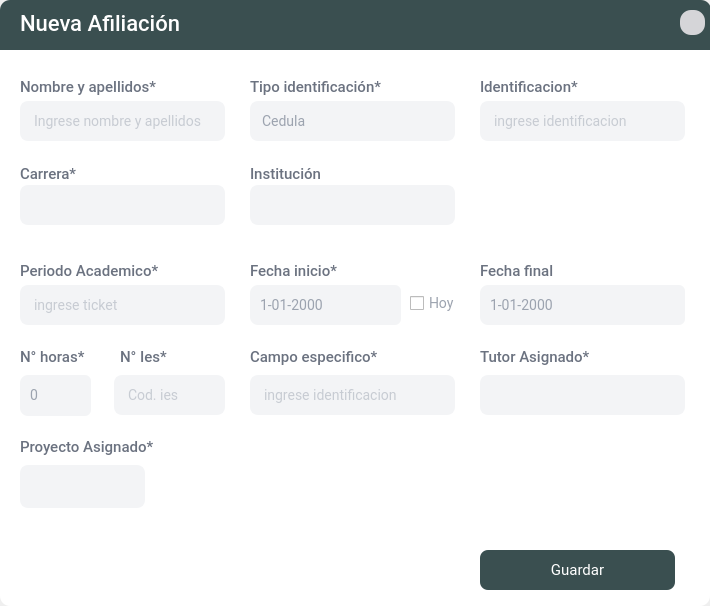
<?xml version="1.0" encoding="UTF-8"?>
<ui version="4.0">
 <class>NuevaVinculacion</class>
 <widget class="QDialog" name="NuevaVinculacion">
  <property name="geometry">
   <rect>
    <x>0</x>
    <y>0</y>
    <width>710</width>
    <height>606</height>
   </rect>
  </property>
  <property name="minimumSize">
   <size>
    <width>600</width>
    <height>500</height>
   </size>
  </property>
  <property name="maximumSize">
   <size>
    <width>800</width>
    <height>800</height>
   </size>
  </property>
  <property name="windowTitle">
   <string>Vinculación</string>
  </property>
  <property name="windowIcon">
   <iconset>
    <normaloff>:/prefijoNuevo/logo.png</normaloff>:/prefijoNuevo/logo.png</iconset>
  </property>
  <property name="styleSheet">
   <string notr="true"/>
  </property>
  <layout class="QGridLayout" name="gridLayout">
   <property name="leftMargin">
    <number>0</number>
   </property>
   <property name="topMargin">
    <number>0</number>
   </property>
   <property name="rightMargin">
    <number>0</number>
   </property>
   <property name="bottomMargin">
    <number>0</number>
   </property>
   <property name="spacing">
    <number>0</number>
   </property>
   <item row="0" column="0">
    <widget class="QFrame" name="frame">
     <property name="styleSheet">
      <string notr="true">#frame{background-color:white;border-radius:10px}

QPushButton{
font-family: Roboto;
font-style: normal;
font-weight: normal;
font-size: 15px;
letter-spacing: 0.02em;
color:white;
padding:8px;
background: #54BFC9;
border-radius: 8px;}

QPushButton:hover{background: #439CA8;
border-radius: 8px; }
</string>
     </property>
     <property name="frameShape">
      <enum>QFrame::NoFrame</enum>
     </property>
     <property name="frameShadow">
      <enum>QFrame::Plain</enum>
     </property>
     <widget class="QFrame" name="frame_2">
      <property name="geometry">
       <rect>
        <x>10</x>
        <y>65</y>
        <width>691</width>
        <height>471</height>
       </rect>
      </property>
      <property name="minimumSize">
       <size>
        <width>0</width>
        <height>0</height>
       </size>
      </property>
      <property name="styleSheet">
       <string notr="true">#frame_2{
	
	background-color: rgb(255, 255, 255);
}

QLabel{
font-family: Roboto;
font-style: normal;
font-weight: 450;
font-size: 15px;
letter-spacing: 0.02em;
color: #6B7280;}


QLineEdit{
font-family: Roboto;
font-style: normal;
font-weight: normal;
font-size: 14px;
letter-spacing: 0.02em;
background: #F3F4F6;
border: 2px solid #F3F4F6;
border-radius: 8px;
color:#9CA3AF;
padding:10px}

QLineEdit::focus{
background: #FFFFFF;
border: 2px solid #344647;
border-radius: 8px;
}



/* COMBOBOX */

QComboBox{
font-family: Roboto;
font-style: normal;
font-weight: normal;
font-size: 14px;
letter-spacing: 0.02em;
background: #F3F4F6;
color:#9CA3AF;
border-radius:8px;
padding:10px;
combobox-popup: 0;
border: 2px solid #F3F4F6;

}


QComboBox::drop-down
{
    width: 20px;
    border-left-width: 1px;
	padding: 10px 10px 10px 20px;
 }


QComboBox QAbstractItemView {
	color:#9CA3AF;
	font-size:14px;
	background-color: #F3F4F6;
	selection-background-color:#344647;
	selection-color:#ffffff;
	outline: 0px;
   border: 1px solid #344647;
 border-radius:8px;
padding:10px
}



QComboBox::down-arrow
{
	image: url(:/menu/contraerabajo.png);
     width: 11px;
     height: 11px;
}

QComboBox::focus{
background: #FFFFFF;
border: 2px solid #344647;
border-radius: 8px;
}





/* PLANTEXT*/
QPlainTextEdit{
font-family: Roboto;
font-style: normal;
font-weight: normal;
font-size: 14px;
letter-spacing: 0.02em;
background: #F3F4F6;
border: 2px solid #F3F4F6;
border-radius: 8px;
color:#9CA3AF;
padding:10px}

QPlainTextEdit::focus{
background: #FFFFFF;
border: 2px solid #344647;
border-radius: 8px;
}


QCheckBox{font-family: Roboto;
font-style: normal;
font-weight: normal;
font-size: 14px;
color:#9CA3AF}


/*SPINBOX*/
QSpinBox{
font-family: Roboto;
font-style: normal;
font-weight: normal;
font-size: 14px;
letter-spacing: 0.02em;
background: #F3F4F6;
color:#9CA3AF;
padding:8px;
border-radius:8px; }

QSpinBox::up-button {
min-width: 25px; min-height: 12px; background-color: #F3F4F6; 
border-radius: 6px;}

QSpinBox::down-button {
min-width: 25px; min-height: 12px; background-color: #F3F4F6; 
border-radius: 6px;}

QSpinBox::up-arrow{
	image: url(:/menu/contraerarriba.png);
     width: 11px;
     height: 11px;
}

QSpinBox::down-arrow{
	image: url(:/menu/contraerabajo.png);
     width:11px;
     height: 11px;}

QSpinBox::focus{
background: #FFFFFF;
border: 2px solid #344647;
border-radius: 8px;
}



</string>
      </property>
      <property name="frameShape">
       <enum>QFrame::NoFrame</enum>
      </property>
      <property name="frameShadow">
       <enum>QFrame::Raised</enum>
      </property>
      <widget class="QLabel" name="lbl5">
       <property name="geometry">
        <rect>
         <x>10</x>
         <y>280</y>
         <width>101</width>
         <height>21</height>
        </rect>
       </property>
       <property name="styleSheet">
        <string notr="true"/>
       </property>
       <property name="text">
        <string>N° horas*</string>
       </property>
       <property name="alignment">
        <set>Qt::AlignBottom|Qt::AlignLeading|Qt::AlignLeft</set>
       </property>
      </widget>
      <widget class="QLineEdit" name="line_nombreapellidos">
       <property name="enabled">
        <bool>true</bool>
       </property>
       <property name="geometry">
        <rect>
         <x>10</x>
         <y>36</y>
         <width>205</width>
         <height>40</height>
        </rect>
       </property>
       <property name="styleSheet">
        <string notr="true"/>
       </property>
       <property name="maxLength">
        <number>30</number>
       </property>
       <property name="frame">
        <bool>true</bool>
       </property>
       <property name="alignment">
        <set>Qt::AlignLeading|Qt::AlignLeft|Qt::AlignVCenter</set>
       </property>
       <property name="placeholderText">
        <string>Ingrese nombre y apellidos</string>
       </property>
      </widget>
      <widget class="QLabel" name="lbl11">
       <property name="geometry">
        <rect>
         <x>10</x>
         <y>10</y>
         <width>171</width>
         <height>21</height>
        </rect>
       </property>
       <property name="styleSheet">
        <string notr="true"/>
       </property>
       <property name="text">
        <string>Nombre y apellidos*</string>
       </property>
       <property name="alignment">
        <set>Qt::AlignBottom|Qt::AlignLeading|Qt::AlignLeft</set>
       </property>
      </widget>
      <widget class="QLabel" name="lbl9">
       <property name="geometry">
        <rect>
         <x>10</x>
         <y>97</y>
         <width>81</width>
         <height>21</height>
        </rect>
       </property>
       <property name="styleSheet">
        <string notr="true"/>
       </property>
       <property name="text">
        <string>Carrera*</string>
       </property>
       <property name="alignment">
        <set>Qt::AlignBottom|Qt::AlignLeading|Qt::AlignLeft</set>
       </property>
      </widget>
      <widget class="QComboBox" name="cbox_carrera">
       <property name="geometry">
        <rect>
         <x>10</x>
         <y>120</y>
         <width>205</width>
         <height>40</height>
        </rect>
       </property>
       <property name="cursor">
        <cursorShape>PointingHandCursor</cursorShape>
       </property>
       <property name="styleSheet">
        <string notr="true"/>
       </property>
      </widget>
      <widget class="QLabel" name="label_95">
       <property name="geometry">
        <rect>
         <x>10</x>
         <y>190</y>
         <width>161</width>
         <height>31</height>
        </rect>
       </property>
       <property name="text">
        <string>Periodo Academico*</string>
       </property>
      </widget>
      <widget class="QDateEdit" name="fecha_inicio">
       <property name="geometry">
        <rect>
         <x>240</x>
         <y>220</y>
         <width>151</width>
         <height>40</height>
        </rect>
       </property>
       <property name="cursor">
        <cursorShape>PointingHandCursor</cursorShape>
       </property>
       <property name="styleSheet">
        <string notr="true">/*SPINBOX*/
QDateEdit{
font-family: Roboto;
font-style: normal;
font-weight: normal;
font-size: 14px;
letter-spacing: 0.02em;
background: #F3F4F6;
color:#9CA3AF;
padding:8px;
border-radius:8px; }

QDateEdit::up-button {
min-width: 25px; min-height: 12px; background-color: #F3F4F6; 
border-radius: 6px;}

QDateEdit::down-button {
min-width: 25px; min-height: 12px; background-color: #F3F4F6; 
border-radius: 6px;}

QDateEdit::up-arrow{
	image: url(:/prefijoNuevo/comDownP.png);
     width: 9px;
     height: 9px;
}

QDateEdit::down-arrow{
	image:url(:/prefijoNuevo/comUpP.png);
     width: 9px;
     height: 9px;}

QDateEdit::focus{
background: #FFFFFF;
border: 2px solid #526974;
border-radius: 8px;
}</string>
       </property>
       <property name="displayFormat">
        <string>d-MM-yyyy</string>
       </property>
       <property name="calendarPopup">
        <bool>false</bool>
       </property>
      </widget>
      <widget class="QCheckBox" name="check_fecha">
       <property name="enabled">
        <bool>true</bool>
       </property>
       <property name="geometry">
        <rect>
         <x>400</x>
         <y>230</y>
         <width>61</width>
         <height>17</height>
        </rect>
       </property>
       <property name="text">
        <string>Hoy</string>
       </property>
      </widget>
      <widget class="QLabel" name="lbl9_2">
       <property name="geometry">
        <rect>
         <x>240</x>
         <y>10</y>
         <width>131</width>
         <height>21</height>
        </rect>
       </property>
       <property name="styleSheet">
        <string notr="true"/>
       </property>
       <property name="text">
        <string>Tipo identificación*</string>
       </property>
       <property name="alignment">
        <set>Qt::AlignBottom|Qt::AlignLeading|Qt::AlignLeft</set>
       </property>
      </widget>
      <widget class="QLineEdit" name="line_identificacion">
       <property name="enabled">
        <bool>true</bool>
       </property>
       <property name="geometry">
        <rect>
         <x>470</x>
         <y>36</y>
         <width>205</width>
         <height>40</height>
        </rect>
       </property>
       <property name="styleSheet">
        <string notr="true"/>
       </property>
       <property name="maxLength">
        <number>30</number>
       </property>
       <property name="frame">
        <bool>true</bool>
       </property>
       <property name="alignment">
        <set>Qt::AlignLeading|Qt::AlignLeft|Qt::AlignVCenter</set>
       </property>
       <property name="placeholderText">
        <string>ingrese identificacion</string>
       </property>
      </widget>
      <widget class="QLineEdit" name="line_periodoacademico">
       <property name="enabled">
        <bool>true</bool>
       </property>
       <property name="geometry">
        <rect>
         <x>10</x>
         <y>220</y>
         <width>205</width>
         <height>40</height>
        </rect>
       </property>
       <property name="styleSheet">
        <string notr="true"/>
       </property>
       <property name="maxLength">
        <number>30</number>
       </property>
       <property name="frame">
        <bool>true</bool>
       </property>
       <property name="alignment">
        <set>Qt::AlignLeading|Qt::AlignLeft|Qt::AlignVCenter</set>
       </property>
       <property name="placeholderText">
        <string>ingrese ticket</string>
       </property>
      </widget>
      <widget class="QComboBox" name="cbo_tipo_identificacion">
       <property name="geometry">
        <rect>
         <x>240</x>
         <y>36</y>
         <width>205</width>
         <height>40</height>
        </rect>
       </property>
       <item>
        <property name="text">
         <string>Cedula</string>
        </property>
       </item>
       <item>
        <property name="text">
         <string>Carnet extranjeria</string>
        </property>
       </item>
       <item>
        <property name="text">
         <string>Pasaporte</string>
        </property>
       </item>
      </widget>
      <widget class="QLabel" name="lbl9_4">
       <property name="geometry">
        <rect>
         <x>470</x>
         <y>10</y>
         <width>131</width>
         <height>21</height>
        </rect>
       </property>
       <property name="styleSheet">
        <string notr="true"/>
       </property>
       <property name="text">
        <string>Identificacion*</string>
       </property>
       <property name="alignment">
        <set>Qt::AlignBottom|Qt::AlignLeading|Qt::AlignLeft</set>
       </property>
      </widget>
      <widget class="QLabel" name="label_96">
       <property name="geometry">
        <rect>
         <x>240</x>
         <y>190</y>
         <width>161</width>
         <height>31</height>
        </rect>
       </property>
       <property name="text">
        <string>Fecha inicio*</string>
       </property>
      </widget>
      <widget class="QDateEdit" name="fecha_final">
       <property name="geometry">
        <rect>
         <x>470</x>
         <y>220</y>
         <width>205</width>
         <height>40</height>
        </rect>
       </property>
       <property name="cursor">
        <cursorShape>PointingHandCursor</cursorShape>
       </property>
       <property name="styleSheet">
        <string notr="true">/*SPINBOX*/
QDateEdit{
font-family: Roboto;
font-style: normal;
font-weight: normal;
font-size: 14px;
letter-spacing: 0.02em;
background: #F3F4F6;
color:#9CA3AF;
padding:8px;
border-radius:8px; }

QDateEdit::up-button {
min-width: 25px; min-height: 12px; background-color: #F3F4F6; 
border-radius: 6px;}

QDateEdit::down-button {
min-width: 25px; min-height: 12px; background-color: #F3F4F6; 
border-radius: 6px;}

QDateEdit::up-arrow{
	image: url(:/prefijoNuevo/comDownP.png);
     width: 9px;
     height: 9px;
}

QDateEdit::down-arrow{
	image:url(:/prefijoNuevo/comUpP.png);
     width: 9px;
     height: 9px;}

QDateEdit::focus{
background: #FFFFFF;
border: 2px solid #526974;
border-radius: 8px;
}</string>
       </property>
       <property name="displayFormat">
        <string>d-MM-yyyy</string>
       </property>
       <property name="calendarPopup">
        <bool>false</bool>
       </property>
      </widget>
      <widget class="QLabel" name="label_97">
       <property name="geometry">
        <rect>
         <x>470</x>
         <y>190</y>
         <width>161</width>
         <height>31</height>
        </rect>
       </property>
       <property name="text">
        <string>Fecha final</string>
       </property>
      </widget>
      <widget class="QSpinBox" name="spb_numerohoras">
       <property name="geometry">
        <rect>
         <x>10</x>
         <y>310</y>
         <width>71</width>
         <height>41</height>
        </rect>
       </property>
      </widget>
      <widget class="QLineEdit" name="line_campoespecifico">
       <property name="enabled">
        <bool>true</bool>
       </property>
       <property name="geometry">
        <rect>
         <x>240</x>
         <y>310</y>
         <width>205</width>
         <height>40</height>
        </rect>
       </property>
       <property name="styleSheet">
        <string notr="true"/>
       </property>
       <property name="maxLength">
        <number>30</number>
       </property>
       <property name="frame">
        <bool>true</bool>
       </property>
       <property name="alignment">
        <set>Qt::AlignLeading|Qt::AlignLeft|Qt::AlignVCenter</set>
       </property>
       <property name="placeholderText">
        <string>ingrese identificacion</string>
       </property>
      </widget>
      <widget class="QLabel" name="lbl9_5">
       <property name="geometry">
        <rect>
         <x>240</x>
         <y>280</y>
         <width>131</width>
         <height>21</height>
        </rect>
       </property>
       <property name="styleSheet">
        <string notr="true"/>
       </property>
       <property name="text">
        <string>Campo especifico*</string>
       </property>
       <property name="alignment">
        <set>Qt::AlignBottom|Qt::AlignLeading|Qt::AlignLeft</set>
       </property>
      </widget>
      <widget class="QLabel" name="lbl5_2">
       <property name="geometry">
        <rect>
         <x>470</x>
         <y>280</y>
         <width>151</width>
         <height>21</height>
        </rect>
       </property>
       <property name="styleSheet">
        <string notr="true"/>
       </property>
       <property name="text">
        <string>Tutor Asignado*</string>
       </property>
       <property name="alignment">
        <set>Qt::AlignBottom|Qt::AlignLeading|Qt::AlignLeft</set>
       </property>
      </widget>
      <widget class="QComboBox" name="cbo_tutor">
       <property name="geometry">
        <rect>
         <x>470</x>
         <y>310</y>
         <width>205</width>
         <height>40</height>
        </rect>
       </property>
      </widget>
      <widget class="QLabel" name="lbl9_3">
       <property name="geometry">
        <rect>
         <x>240</x>
         <y>97</y>
         <width>101</width>
         <height>21</height>
        </rect>
       </property>
       <property name="styleSheet">
        <string notr="true"/>
       </property>
       <property name="text">
        <string>Institución</string>
       </property>
       <property name="alignment">
        <set>Qt::AlignBottom|Qt::AlignLeading|Qt::AlignLeft</set>
       </property>
      </widget>
      <widget class="QComboBox" name="cbo_institucion">
       <property name="geometry">
        <rect>
         <x>240</x>
         <y>120</y>
         <width>205</width>
         <height>40</height>
        </rect>
       </property>
       <property name="cursor">
        <cursorShape>PointingHandCursor</cursorShape>
       </property>
       <property name="styleSheet">
        <string notr="true"/>
       </property>
      </widget>
      <widget class="QComboBox" name="cbo_proyectos">
       <property name="geometry">
        <rect>
         <x>10</x>
         <y>400</y>
         <width>661</width>
         <height>43</height>
        </rect>
       </property>
       <property name="maxVisibleItems">
        <number>10</number>
       </property>
       <property name="sizeAdjustPolicy">
        <enum>QComboBox::AdjustToContents</enum>
       </property>
       <property name="placeholderText">
        <string/>
       </property>
       <property name="duplicatesEnabled">
        <bool>false</bool>
       </property>
      </widget>
      <widget class="QLabel" name="lbl5_3">
       <property name="geometry">
        <rect>
         <x>10</x>
         <y>370</y>
         <width>151</width>
         <height>21</height>
        </rect>
       </property>
       <property name="styleSheet">
        <string notr="true"/>
       </property>
       <property name="text">
        <string>Proyecto Asignado*</string>
       </property>
       <property name="alignment">
        <set>Qt::AlignBottom|Qt::AlignLeading|Qt::AlignLeft</set>
       </property>
      </widget>
      <widget class="QLineEdit" name="line_codigoies">
       <property name="enabled">
        <bool>true</bool>
       </property>
       <property name="geometry">
        <rect>
         <x>104</x>
         <y>310</y>
         <width>111</width>
         <height>40</height>
        </rect>
       </property>
       <property name="styleSheet">
        <string notr="true"/>
       </property>
       <property name="maxLength">
        <number>30</number>
       </property>
       <property name="frame">
        <bool>true</bool>
       </property>
       <property name="alignment">
        <set>Qt::AlignLeading|Qt::AlignLeft|Qt::AlignVCenter</set>
       </property>
       <property name="placeholderText">
        <string>Cod. ies</string>
       </property>
      </widget>
      <widget class="QLabel" name="lbl5_4">
       <property name="geometry">
        <rect>
         <x>110</x>
         <y>280</y>
         <width>101</width>
         <height>21</height>
        </rect>
       </property>
       <property name="styleSheet">
        <string notr="true"/>
       </property>
       <property name="text">
        <string>N° Ies*</string>
       </property>
       <property name="alignment">
        <set>Qt::AlignBottom|Qt::AlignLeading|Qt::AlignLeft</set>
       </property>
      </widget>
     </widget>
     <widget class="QPushButton" name="btn_guardar">
      <property name="geometry">
       <rect>
        <x>480</x>
        <y>550</y>
        <width>195</width>
        <height>40</height>
       </rect>
      </property>
      <property name="minimumSize">
       <size>
        <width>195</width>
        <height>40</height>
       </size>
      </property>
      <property name="maximumSize">
       <size>
        <width>110</width>
        <height>40</height>
       </size>
      </property>
      <property name="cursor">
       <cursorShape>PointingHandCursor</cursorShape>
      </property>
      <property name="focusPolicy">
       <enum>Qt::NoFocus</enum>
      </property>
      <property name="styleSheet">
       <string notr="true">/*  BOTON */

QPushButton{
font-family: Roboto;
font-style: normal;
font-weight: normal;
font-size: 15px;
letter-spacing: 0.02em;
color:white;
padding:8px;
background: #3A4F50;
border-radius: 8px;}

QPushButton:hover{background: #344647;
border-radius: 8px; }
</string>
      </property>
      <property name="text">
       <string>Guardar</string>
      </property>
      <property name="icon">
       <iconset resource="../image/source.qrc">
        <normaloff>:/menu/botonadd.png</normaloff>:/menu/botonadd.png</iconset>
      </property>
      <property name="iconSize">
       <size>
        <width>15</width>
        <height>21</height>
       </size>
      </property>
     </widget>
     <widget class="QFrame" name="frame_3">
      <property name="geometry">
       <rect>
        <x>0</x>
        <y>0</y>
        <width>711</width>
        <height>50</height>
       </rect>
      </property>
      <property name="styleSheet">
       <string notr="true">#frame_3{background: #3A4F50 ;border-top-left-radius: 10px;
border-top-right-radius: 10px;}</string>
      </property>
      <property name="frameShape">
       <enum>QFrame::StyledPanel</enum>
      </property>
      <property name="frameShadow">
       <enum>QFrame::Raised</enum>
      </property>
      <widget class="QToolButton" name="btn_closeadmi">
       <property name="geometry">
        <rect>
         <x>680</x>
         <y>10</y>
         <width>25</width>
         <height>25</height>
        </rect>
       </property>
       <property name="focusPolicy">
        <enum>Qt::NoFocus</enum>
       </property>
       <property name="toolTip">
        <string>Cerrar</string>
       </property>
       <property name="styleSheet">
        <string notr="true">#btn_closeadmi{
font-family: Roboto;
font-weight: normal;
font-size: 14px;
background-color: #d5d5d8;
color: #6B7280;
border-radius:11px
}



#btn_closeadmi:hover{background:#ce4d3a ;
border-radius:11px; }


</string>
       </property>
       <property name="text">
        <string/>
       </property>
       <property name="icon">
        <iconset resource="../image/source.qrc">
         <normaloff>:/menu/x.png</normaloff>:/menu/x.png</iconset>
       </property>
       <property name="iconSize">
        <size>
         <width>13</width>
         <height>13</height>
        </size>
       </property>
       <property name="autoRaise">
        <bool>true</bool>
       </property>
      </widget>
      <widget class="QLabel" name="title_computador">
       <property name="geometry">
        <rect>
         <x>20</x>
         <y>10</y>
         <width>301</width>
         <height>27</height>
        </rect>
       </property>
       <property name="styleSheet">
        <string notr="true">font-family: Roboto;
font-style: normal;
font-weight: 500;
font-size: 22px;
line-height: 40px;
letter-spacing: 0.02em;
color:#ffffff;</string>
       </property>
       <property name="text">
        <string>Nueva Afiliación</string>
       </property>
      </widget>
     </widget>
    </widget>
   </item>
  </layout>
 </widget>
 <tabstops>
  <tabstop>line_nombreapellidos</tabstop>
  <tabstop>cbo_tipo_identificacion</tabstop>
  <tabstop>line_identificacion</tabstop>
  <tabstop>cbox_carrera</tabstop>
  <tabstop>cbo_institucion</tabstop>
  <tabstop>line_periodoacademico</tabstop>
  <tabstop>fecha_inicio</tabstop>
  <tabstop>fecha_final</tabstop>
  <tabstop>spb_numerohoras</tabstop>
  <tabstop>line_codigoies</tabstop>
  <tabstop>line_campoespecifico</tabstop>
  <tabstop>cbo_tutor</tabstop>
  <tabstop>cbo_proyectos</tabstop>
  <tabstop>check_fecha</tabstop>
 </tabstops>
 <resources>
  <include location="../image/source.qrc"/>
 </resources>
 <connections/>
</ui>
